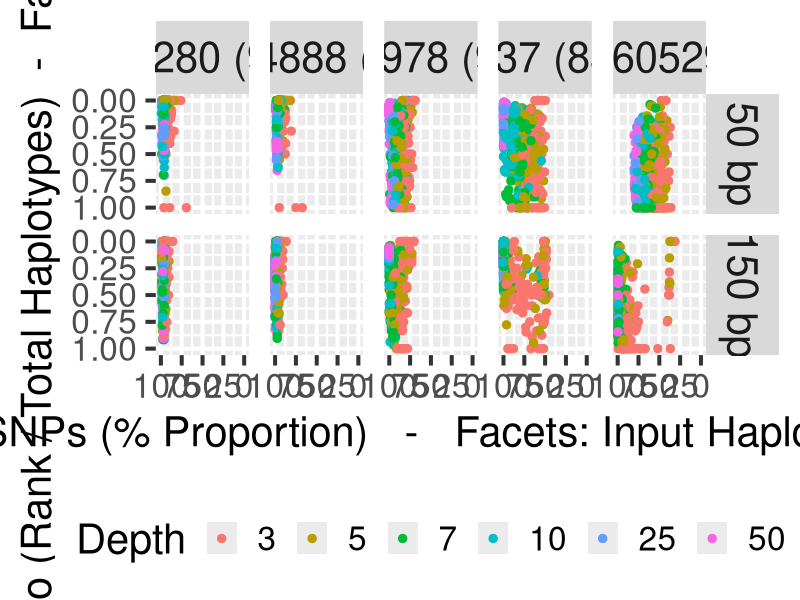

This chart was generated by the following R code:
library("ggplot2");
#d <- read.table(TABLE_P, header=T);
d <- read.table("fbc_hamming_wpd_wmeta.txt", header=T);


#d <- d[d$cov == 10,]

#p <- ggplot(d, aes(recovery, rank_w, colour=factor(in_hname))) + facet_grid(readsize~cov) + scale_y_reverse( lim=c(75,0)) + scale_x_reverse( lim=c(100,0)) + theme_grey(base_size=30) + geom_jitter(size=2)

d <- d[d$n_outhaps > 0, ]
d <- d[d$rank_w > -1, ]

read_l_labels <- c("50"="50 bp", "100"="100 bp", "125"="125 bp", "150"="150 bp")
d$in_hname_o = factor(d$in_hname, levels=c('BC070280', 'XR_634888', 'AK232978', 'M19237', 'XM_014960529'))

ho_labels <- c(BC070280 = "BC070280 (99.8%)", XR_634888 = "XR_634888 (97.3%)", AK232978="AK232978 (90.1%)", M19237="M19237 (83.5%)", XM_014960529="XM_014960529 (78.7%)")

#d$rank_w_pc <- (d$rank_w/d$n_outhaps*100)
d$rank_w <- (d$rank_w/(d$n_outhaps-1))
p <- ggplot(d, aes(recovery, rank_w, colour=factor(cov))) + facet_grid(readsize~in_hname_o, labeller=labeller(in_hname_o = ho_labels, readsize=read_l_labels)) + scale_y_reverse(lim=c(1.01,-0.01)) + scale_x_reverse( lim=c(101,-1)) + theme_grey(base_size=30) + geom_point(size=2.5)
#p <- p + theme(panel.grid.major.x=element_line(color="gray"))
#p <- p + theme(panel.grid.major.y=element_line(color="gray"))
p <- p + theme(legend.key = element_rect(size = 5), legend.key.size = unit(1.5, 'lines'))
p <- p + theme(strip.text=element_text(size=30))
p <- p + theme(legend.position="bottom")
p <- p + xlab("Correctly Recovered SNPs (% Proportion)   -   Facets: Input Haplotype (Reference Identity)")
p <- p + ylab("Haplotype Rank Ratio (Rank / Total Haplotypes)  -  Facets: Synthetic Read Length")
p <- p + guides(colour=guide_legend(title="Depth",nrow=1))

ggsave("dhfr-ranks.png")
